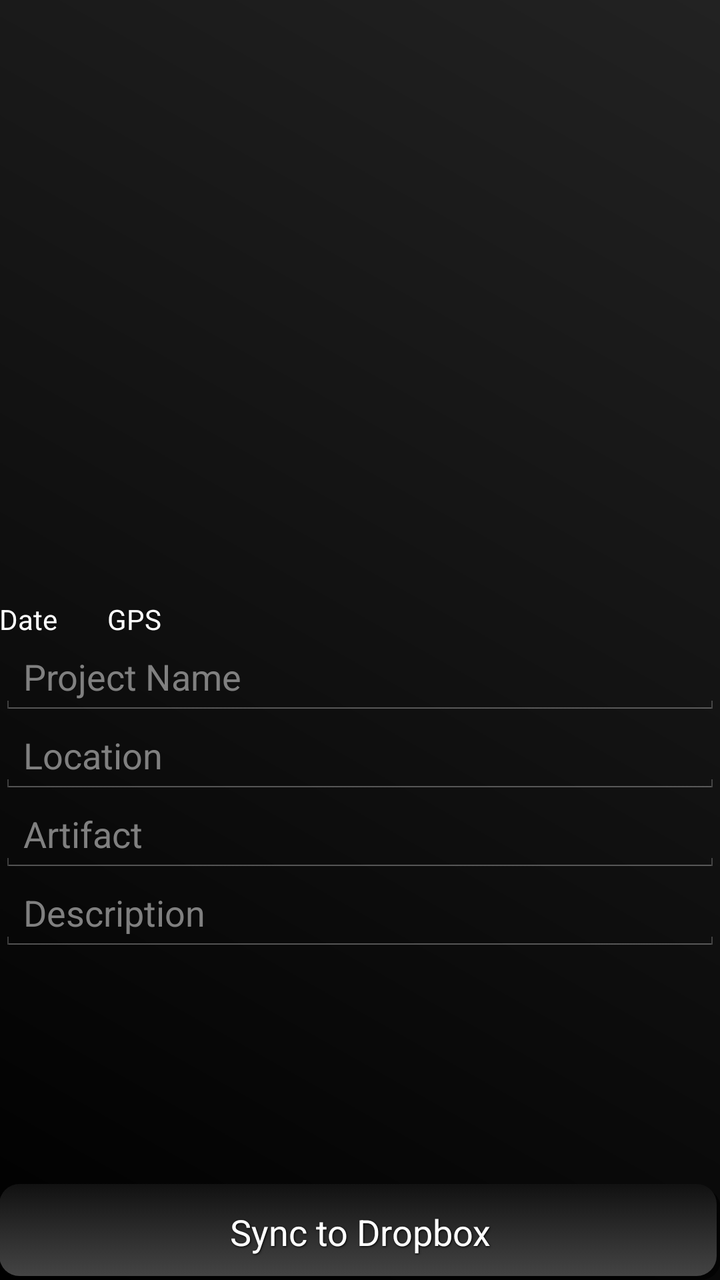
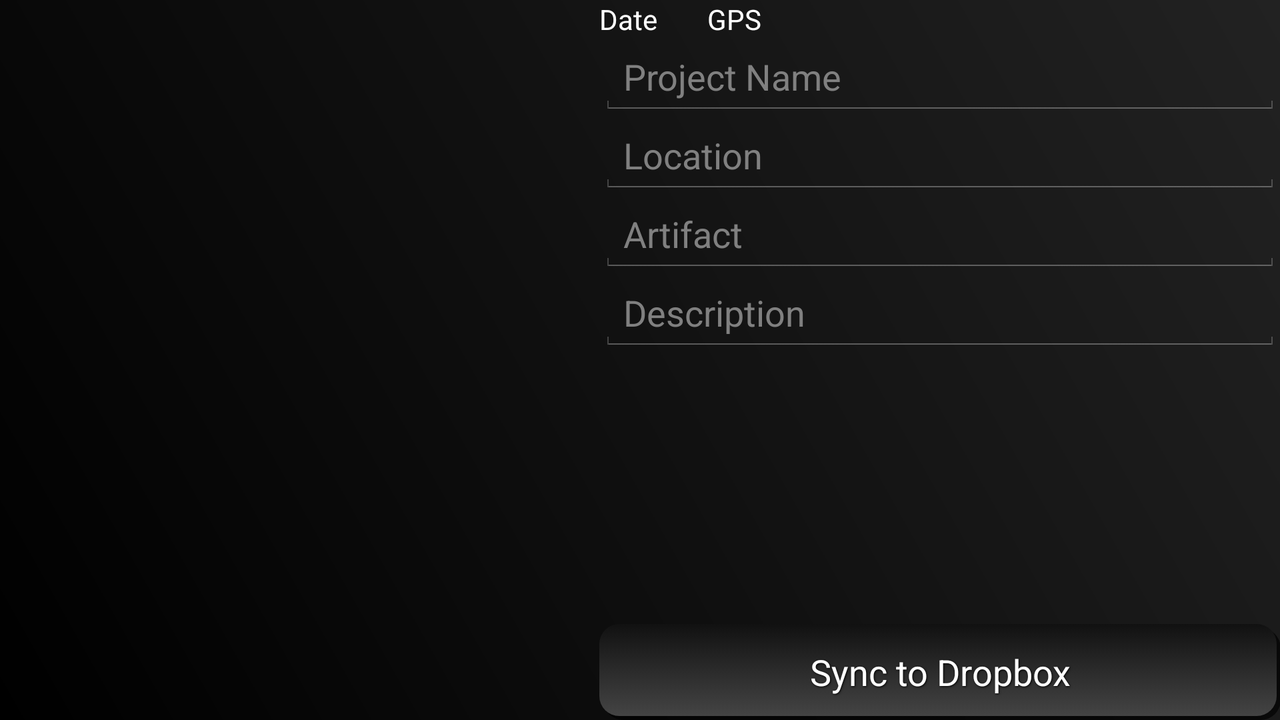

Compare how this app lays out the same screen by default and in its alternative resource folder. The renders come first, then the two layout files and the values they reference.
<!-- AndroidManifest.xml: application theme AppTheme -->
<!-- res/layout/activity_take_picture.xml -->
<RelativeLayout xmlns:android="http://schemas.android.com/apk/res/android"
    xmlns:tools="http://schemas.android.com/tools"
    android:layout_width="match_parent"
    android:layout_height="match_parent"
    android:paddingBottom="@dimen/activity_vertical_margin"
    android:paddingLeft="@dimen/activity_horizontal_margin"
    android:paddingRight="@dimen/activity_horizontal_margin"
    android:paddingTop="@dimen/activity_vertical_margin"
    tools:context="com.github.IArch.TakePicture" 
    android:background="@drawable/background_tile"
    >
 
    <ImageView 
    	android:id="@+id/imageView1"
        android:layout_width="wrap_content"
    	android:layout_height="300dp"
         />
    
    <TextView
        android:id="@+id/date"
        android:layout_width="wrap_content"
        android:layout_height="wrap_content"
        android:layout_below="@+id/imageView1"
        android:layout_alignLeft="@+id/imageView1"
        android:text="@string/date" 
        android:textColor="#FFFFFF"/>

    <TextView
        android:id="@+id/textView1"
        android:layout_width="wrap_content"
        android:layout_height="wrap_content"
        android:layout_below="@+id/imageView1"
        android:layout_toRightOf="@+id/date"
        android:layout_marginLeft="25dp"
        android:text="@string/gps"
        android:textColor="#FFFFFF" />

    <EditText
        android:id="@+id/project_name"
        android:layout_width="fill_parent"
        android:layout_height="wrap_content"
        android:layout_alignLeft="@+id/imageView1"
        android:layout_below="@+id/textView1"
        android:hint="@string/project_hint"
        android:inputType="text" 
        android:textColor="#FFFFFF"/>
    
     <EditText
        android:id="@+id/location_name"
        android:layout_width="fill_parent"
        android:layout_height="wrap_content"
        android:layout_alignLeft="@+id/imageView1"
        android:layout_below="@+id/project_name"
        android:hint="@string/location_hint"
        android:inputType="text" 
        android:textColor="#FFFFFF">
    </EditText>
    
    <EditText
        android:id="@+id/artifact_name"
        android:layout_width="fill_parent"
        android:layout_height="wrap_content"
        android:layout_alignLeft="@+id/imageView1"
        android:layout_below="@+id/location_name"
        android:hint="@string/artifact_hint"
        android:inputType="text" 
        android:textColor="#FFFFFF"/>

    <EditText
        android:id="@+id/description"
        android:layout_width="fill_parent"
        android:layout_height="wrap_content"
        android:layout_alignLeft="@+id/imageView1"
        android:layout_below="@+id/artifact_name"
        android:hint="@string/description_hint"
        android:inputType="textMultiLine"
         />
    
     <Button
        android:id="@+id/sync"
        android:layout_width="fill_parent"
        android:layout_height="wrap_content"
        android:layout_alignParentBottom="true"
        android:layout_alignLeft="@+id/imageView1"
        android:text="@string/sync"
        android:onClick="syncToDropbox" 
        android:textColor="#FFFFFF"
        android:background="@drawable/button_texture"
        android:shadowColor="#000000"
        android:shadowDx="1"
        android:shadowDy="1"
        android:shadowRadius="2"/>

</RelativeLayout>
<!-- resources referenced by this layout -->
<resources>
  <!-- drawable background_tile (drawable) -->
  <?xml version="1.0" encoding="utf-8"?>
    
  
  <shape xmlns:android="http://schemas.android.com/apk/res/android"
      android:shape="rectangle">
      <gradient
          android:angle="45"
          android:startColor="#000000"
          android:endColor="#222222"
          android:type="linear"/>
  </shape>
  <!-- drawable button_texture (drawable) -->
  <selector xmlns:android="http://schemas.android.com/apk/res/android">
  <item>
      <layer-list>
          <item android:top="2dp" android:left="2dp">
              <shape>
                  <corners android:radius="10dp" />
                  <solid android:color="#AA000000" />
              </shape>
          </item>
          <item android:bottom="2dp" android:right="2dp">
              <shape>
  				<corners android:radius="10dp"/>
      
  		   		<gradient
          		android:startColor="#111111"
         			android:endColor="#444444"
  		        android:angle="270"
  		        android:dither="true"
  		        >
      			</gradient>
              </shape>
          </item>
      </layer-list>
  </item>
  
  </selector>
  <string name="artifact_hint">Artifact</string>
  <string name="date">Date</string>
  <string name="description_hint">Description</string>
  <string name="gps">GPS</string>
  <string name="location_hint">Location</string>
  <string name="project_hint">Project Name</string>
  <string name="sync">Sync to Dropbox</string>
  <style name="AppTheme" parent="AppBaseTheme">
          <item name="android:textColor">#FFFFFF</item>
          <item name="android:panelFullBackground">@android:color/black</item>
           
          
          
          
      </style>
  <style name="AppBaseTheme" parent="android:Theme.Holo">
          
      </style>
</resources>
<!-- res/layout-land/activity_take_picture.xml (the repository's variant of the layout above) -->
<!-- drawn on the phone turned sideways -->
<RelativeLayout xmlns:android="http://schemas.android.com/apk/res/android"
    xmlns:tools="http://schemas.android.com/tools"
    android:layout_width="match_parent"
    android:layout_height="match_parent"
    android:paddingBottom="@dimen/activity_vertical_margin"
    android:paddingLeft="@dimen/activity_horizontal_margin"
    android:paddingRight="@dimen/activity_horizontal_margin"
    android:paddingTop="@dimen/activity_vertical_margin"
    tools:context="com.github.IArch.TakePicture" 
    android:background="@drawable/background_tile">

    <ImageView
    	android:id="@+id/imageView1"
        android:layout_width="300dp"
    	android:layout_height="wrap_content"
         />
    
    <TextView
        android:id="@+id/date"
        android:layout_width="wrap_content"
        android:layout_height="wrap_content"
        android:layout_alignTop="@+id/imageView1"
        android:layout_toRightOf="@+id/imageView1"
        android:text="@string/date" 
        android:textColor="#FFFFFF"/>

    <TextView
        android:id="@+id/textView1"
        android:layout_width="wrap_content"
        android:layout_height="wrap_content"
        android:layout_alignTop="@+id/imageView1"
        android:layout_toRightOf="@+id/date"
        android:layout_marginLeft="25dp"
        android:text="@string/gps"
        android:textColor="#FFFFFF" />
    
    <EditText
        android:id="@+id/project_name"
        android:layout_width="fill_parent"
        android:layout_height="wrap_content"
        android:layout_alignLeft="@+id/date"
        android:layout_below="@+id/textView1"
        android:hint="@string/project_hint"
        android:inputType="text" 
        android:textColor="#FFFFFF"/>
    
    <EditText
        android:id="@+id/location_name"
        android:layout_width="fill_parent"
        android:layout_height="wrap_content"
        android:layout_alignLeft="@+id/date"
        android:layout_below="@+id/project_name"
        android:hint="@string/location_hint"
        android:inputType="text"
        android:textColor="#FFFFFF" >
    </EditText>
    
    <EditText
        android:id="@+id/artifact_name"
        android:layout_width="fill_parent"
        android:layout_height="wrap_content"
        android:layout_alignLeft="@+id/date"
        android:layout_below="@+id/location_name"
        android:hint="@string/artifact_hint"
        android:inputType="text"
        android:textColor="#FFFFFF" />

    <EditText
        android:id="@+id/description"
        android:layout_width="fill_parent"
        android:layout_height="wrap_content"
        android:layout_alignLeft="@+id/date"
        android:layout_below="@+id/artifact_name"
        android:hint="@string/description_hint"
        android:inputType="textMultiLine" 
        android:textColor="#FFFFFF"/>
    
    <Button
        android:id="@+id/sync"
        android:layout_width="fill_parent"
        android:layout_height="wrap_content"
        android:layout_alignParentBottom="true"
        android:layout_alignLeft="@+id/date"
        android:text="@string/sync"
        android:onClick="syncToDropbox" 
        android:textColor="#FFFFFF"
        android:background="@drawable/button_texture"
        android:shadowColor="#000000"
        android:shadowDx="1"
        android:shadowDy="1"
        android:shadowRadius="2"/>

</RelativeLayout>
